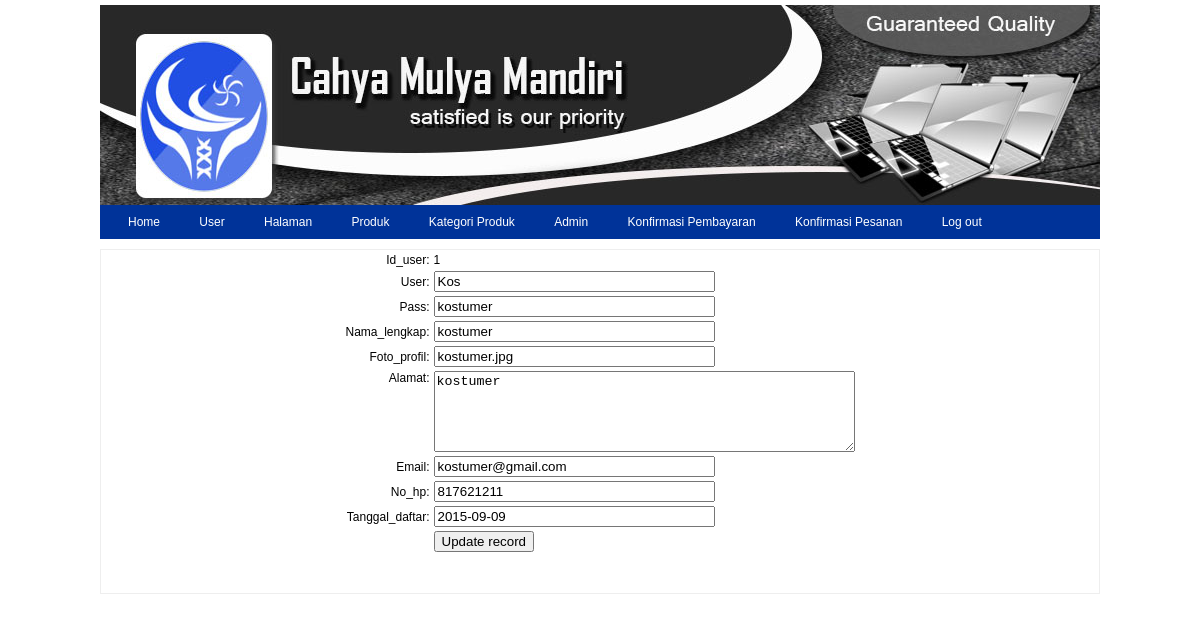
/panel/user/edit.php?id_user=1, run on the app's committed database.
### tables this page shows
CREATE TABLE `user` (
  `id_user` int(5) NOT NULL AUTO_INCREMENT,
  `userName` varchar(20) NOT NULL,
  `passPass` varchar(20) NOT NULL,
  `nama_lengkap` varchar(30) DEFAULT NULL,
  `foto_profil` varchar(250) DEFAULT NULL,
  `alamat` text,
  `email` varchar(100) DEFAULT NULL,
  `no_hp` int(12) DEFAULT NULL,
  `tanggal_daftar` date DEFAULT NULL,
  PRIMARY KEY (`id_user`)
);

### panel/user/edit.php (the view, shortened to what this page needs)
<?php require_once('../../Connections/toko_cahya.php');include'../head.php';
include'../menu.php'; ?>
<?php
if (!function_exists("GetSQLValueString")) {
function GetSQLValueString($theValue, $theType, $theDefinedValue = "", $theNotDefinedValue = "")
{
  $theValue = function_exists("mysql_real_escape_string") ? mysql_real_escape_string($theValue) : mysql_escape_string($theValue);
  switch ($theType) {
    case "long":
    case "int":
      $theValue = ($theValue != "") ? intval($theValue) : "NULL";
      break;
  }
  return $theValue;
}
}
$editFormAction = $_SERVER['PHP_SELF'];
if (isset($_SERVER['QUERY_STRING'])) {
  $editFormAction .= "?" . htmlentities($_SERVER['QUERY_STRING']);
}
$colname_edit = "-1";
if (isset($_GET['id_user'])) {
  $colname_edit = $_GET['id_user'];
}
$query_edit = sprintf("SELECT * FROM `user` WHERE id_user = %s", GetSQLValueString($colname_edit, "int"));
$edit = mysql_query($query_edit, $toko_cahya) or die(mysql_error());
$row_edit = mysql_fetch_assoc($edit);
?>
<!DOCTYPE html PUBLIC "-//W3C//DTD XHTML 1.0 Transitional//EN" "http://www.w3.org/TR/xhtml1/DTD/xhtml1-transitional.dtd">
<html xmlns="http://www.w3.org/1999/xhtml">
<head>
</head>
<body>
<form action="<?php echo $editFormAction; ?>" method="post" name="form1" id="form1">
  <table align="center">
    <tr valign="baseline">
      <td nowrap="nowrap" align="right">Id_user:</td>
      <td><?php echo $row_edit['id_user']; ?></td>
    </tr>
    <tr valign="baseline">
      <td nowrap="nowrap" align="right">User:</td>
      <td><input type="text" name="user" value="<?php echo htmlentities($row_edit['userName'], ENT_COMPAT, 'utf-8'); ?>" size="32" /></td>
    </tr>
    <tr valign="baseline">
      <td nowrap="nowrap" align="right">Pass:</td>
      <td><input type="text" name="pass" value="<?php echo htmlentities($row_edit['passPass'], ENT_COMPAT, 'utf-8'); ?>" size="32" /></td>
    </tr>
    <tr valign="baseline">
      <td nowrap="nowrap" align="right">Nama_lengkap:</td>
      <td><input type="text" name="nama_lengkap" value="<?php echo htmlentities($row_edit['nama_lengkap'], ENT_COMPAT, 'utf-8'); ?>" size="32" /></td>
    </tr>
    <tr valign="baseline">
      <td nowrap="nowrap" align="right">Foto_profil:</td>
      <td><input type="text" name="foto_profil" value="<?php echo htmlentities($row_edit['foto_profil'], ENT_COMPAT, 'utf-8'); ?>" size="32" /></td>
    </tr>
    <tr valign="baseline">
      <td nowrap="nowrap" align="right" valign="top">Alamat:</td>
      <td><textarea name="alamat" cols="50" rows="5"><?php echo htmlentities($row_edit['alamat'], ENT_COMPAT, 'utf-8'); ?></textarea></td>
    </tr>
    <tr valign="baseline">
      <td nowrap="nowrap" align="right">Email:</td>
      <td><input type="text" name="email" value="<?php echo htmlentities($row_edit['email'], ENT_COMPAT, 'utf-8'); ?>" size="32" /></td>
    </tr>
    <tr valign="baseline">
      <td nowrap="nowrap" align="right">No_hp:</td>
      <td><input type="text" name="no_hp" value="<?php echo htmlentities($row_edit['no_hp'], ENT_COMPAT, 'utf-8'); ?>" size="32" /></td>
    </tr>
    <tr valign="baseline">
      <td nowrap="nowrap" align="right">Tanggal_daftar:</td>
      <td><input type="text" name="tanggal_daftar" value="<?php echo htmlentities($row_edit['tanggal_daftar'], ENT_COMPAT, 'utf-8'); ?>" size="32" /></td>
    </tr>
    <tr valign="baseline">
      <td nowrap="nowrap" align="right">&nbsp;</td>
      <td><input type="submit" value="Update record" /></td>
    </tr>
  </table>
</form>
<p>&nbsp;</p>
</body>
</html>

### tema.css (style rules this page uses)
body { font-family:Verdana, Geneva, sans-serif; font-size:12px; margin:0; padding:0; }

### data on the page
user: id_user "1", user "Kos", pass "kostumer", nama_lengkap "kostumer", foto_profil "kostumer.jpg", alamat "kostumer", email "kostumer@gmail.com", no_hp "817621211", tanggal_daftar "2015-09-09"
